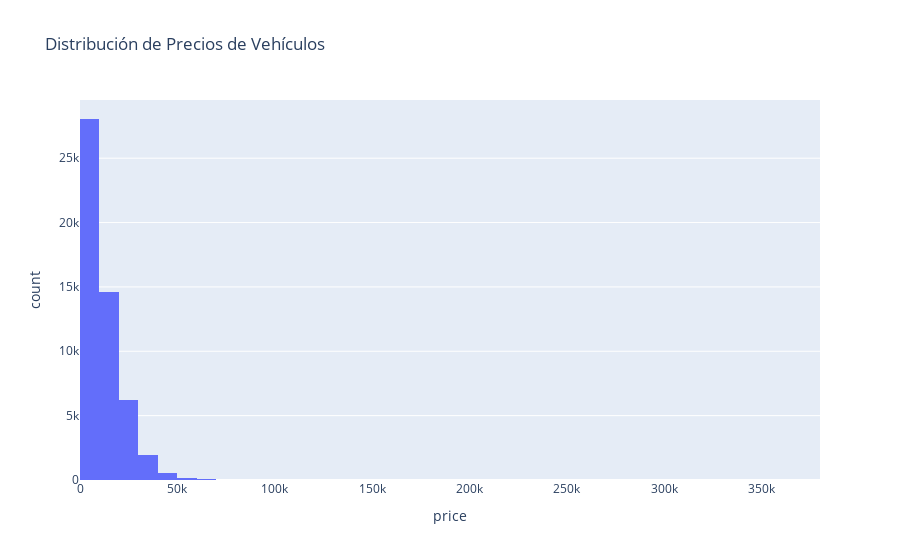

Notebook source saved alongside this figure:
### Code cell
# Histograma de precios
px.histogram(df, x='price', nbins=50, title='Distribución de Precios de Vehículos')

### Figure 1 — Plotly figure (JSON) as saved in the notebook; plotly's stock layout.template omitted (floating-point values rounded to 4 significant figures; data arrays with more than 128 entries replaced by an {"elided": "..."} marker saying what was removed)
{"data": [{"bingroup": "x", "hovertemplate": "price=%{x}<br>count=%{y}<extra></extra>", "legendgroup": "", "marker": {"color": "#636efa", "pattern": {"shape": ""}}, "name": "", "nbinsx": 50, "orientation": "v", "showlegend": false, "type": "histogram", "x": {"elided": "51525 int values"}, "xaxis": "x", "yaxis": "y"}], "layout": {"barmode": "relative", "legend": {"tracegroupgap": 0}, "title": {"text": "Distribución de Precios de Vehículos"}, "xaxis": {"anchor": "y", "domain": [0, 1], "title": {"text": "price"}}, "yaxis": {"anchor": "x", "domain": [0, 1], "title": {"text": "count"}}}}
